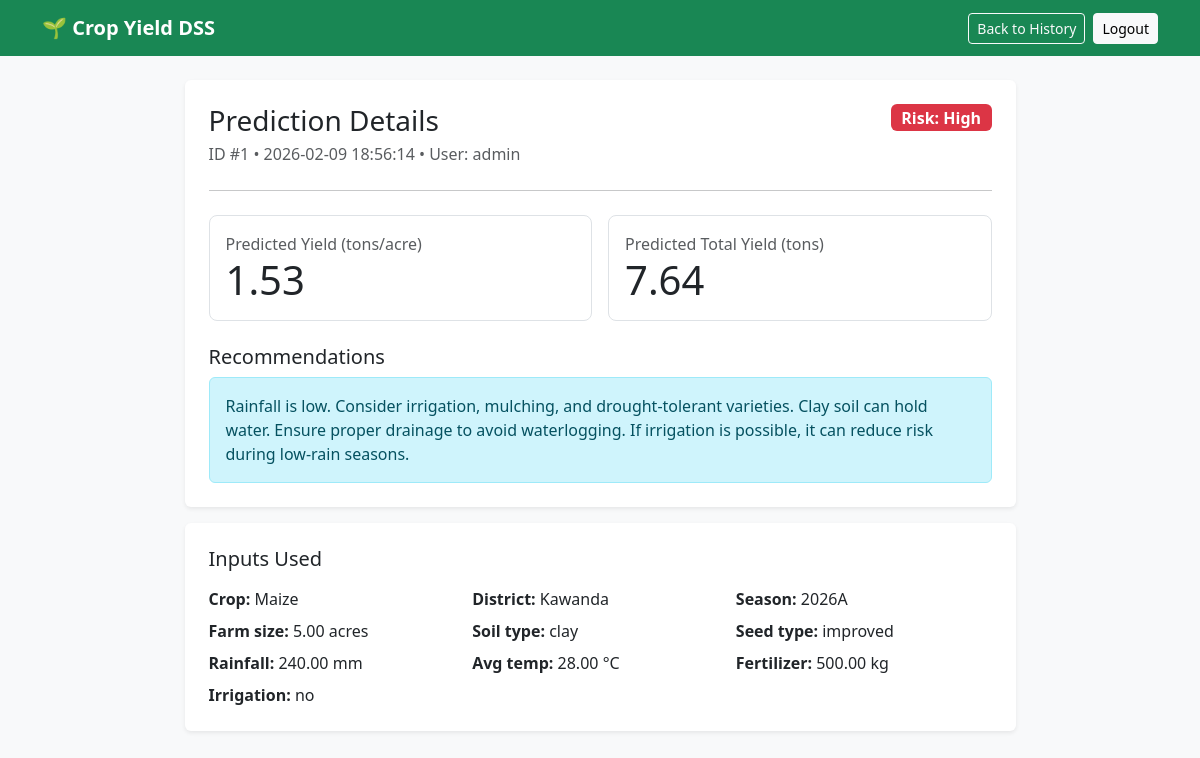
The page /view.php?id=1 (signed in) on the database its author committed.
### tables this page shows
CREATE TABLE `predictions` (
  `id` bigint(20) unsigned NOT NULL AUTO_INCREMENT,
  `user_id` int(10) unsigned DEFAULT NULL,
  `crop_type` varchar(50) NOT NULL,
  `district` varchar(80) NOT NULL,
  `season` varchar(30) NOT NULL,
  `farm_size_acres` decimal(8,2) NOT NULL,
  `soil_type` enum('sandy','clay','loam','silt','other') NOT NULL DEFAULT 'other',
  `rainfall_mm` decimal(8,2) NOT NULL,
  `avg_temp_c` decimal(5,2) NOT NULL,
  `fertilizer_kg` decimal(10,2) NOT NULL DEFAULT 0.00,
  `irrigation` enum('yes','no') NOT NULL DEFAULT 'no',
  `seed_type` enum('local','improved','hybrid','other') NOT NULL DEFAULT 'other',
  `predicted_yield_tons` decimal(10,2) NOT NULL,
  `predicted_yield_tpa` decimal(10,2) NOT NULL,
  `risk_level` enum('low','medium','high') NOT NULL DEFAULT 'medium',
  `recommendations` text DEFAULT NULL,
  `created_at` timestamp NOT NULL DEFAULT current_timestamp(),
  PRIMARY KEY (`id`),
  KEY `idx_predictions_created_at` (`created_at`),
  KEY `idx_predictions_crop` (`crop_type`),
  KEY `idx_predictions_district` (`district`),
  KEY `idx_predictions_season` (`season`),
  KEY `idx_predictions_user` (`user_id`),
  CONSTRAINT `fk_predictions_user` FOREIGN KEY (`user_id`) REFERENCES `users` (`id`) ON DELETE SET NULL ON UPDATE CASCADE
);

CREATE TABLE `users` (
  `id` int(10) unsigned NOT NULL AUTO_INCREMENT,
  `full_name` varchar(120) NOT NULL,
  `username` varchar(50) NOT NULL,
  `password_hash` varchar(255) NOT NULL,
  `role` enum('admin','user') NOT NULL DEFAULT 'user',
  `created_at` timestamp NOT NULL DEFAULT current_timestamp(),
  PRIMARY KEY (`id`),
  UNIQUE KEY `uq_users_username` (`username`)
);

### public/view.php (the view, shortened to what this page needs)
<?php
require_once __DIR__ . '/../app/config/database.php';
$isAdmin = (($_SESSION['role'] ?? '') === 'admin');
$id = isset($_GET['id']) ? (int)$_GET['id'] : 0;
$sql = "
SELECT
  p.*,
  u.username
FROM predictions p
LEFT JOIN users u ON u.id = p.user_id
WHERE p.id = :id
";
$params = [':id' => $id];
$stmt = $pdo->prepare($sql);
$stmt->execute($params);
$row = $stmt->fetch();
if (!$row) {
    http_response_code(404);
    $message = $isAdmin ? "Record not found." : "Record not found or you do not have permission.";
} else {
    $message = '';
}
function h(string $s): string { return htmlspecialchars($s, ENT_QUOTES, 'UTF-8'); }
function risk_badge(string $risk): string {
    return match ($risk) {
        'low' => 'success',
        'medium' => 'warning',
        'high' => 'danger',
        default => 'secondary',
    };
}
?>
<!doctype html>
<html lang="en">
<head>
  <link href="/assets/bootstrap/bootstrap.min.css" rel="stylesheet">
</head>
<body class="bg-light">
<nav class="navbar navbar-expand-lg navbar-dark bg-success">
  <div class="container">
    <a class="navbar-brand fw-semibold" href="/predict.php">🌱 Crop Yield DSS</a>
    <div class="ms-auto d-flex gap-2">
      <a class="btn btn-outline-light btn-sm" href="/history.php">Back to History</a>
      <a class="btn btn-light btn-sm" href="/logout.php">Logout</a>
    </div>
  </div>
</nav>
<div class="container py-4">
  <div class="row justify-content-center">
    <div class="col-lg-9">
      <?php if ($message): ?>
        <div class="alert alert-danger"><?php echo h($message); ?></div>
      <?php else: ?>
        <div class="card shadow-sm border-0 mb-3">
          <div class="card-body p-4">
            <div class="d-flex flex-wrap justify-content-between align-items-start gap-2">
              <div>
                <h3 class="mb-1">Prediction Details</h3>
                <div class="text-muted">
                  ID #<?php echo (int)$row['id']; ?> •
                  <?php echo h((string)$row['created_at']); ?>
                  <?php if ($isAdmin): ?>
                    • User: <?php echo h((string)($row['username'] ?? '—')); ?>
                  <?php endif; ?>
                </div>
              </div>
              <span class="badge bg-<?php echo risk_badge((string)$row['risk_level']); ?> fs-6">
                Risk: <?php echo h(ucfirst((string)$row['risk_level'])); ?>
              </span>
            </div>
            <hr class="my-4">
            <div class="row g-3">
              <div class="col-md-6">
                <div class="p-3 bg-white border rounded-3">
                  <div class="text-muted">Predicted Yield (tons/acre)</div>
                  <div class="display-6 mb-0"><?php echo h((string)$row['predicted_yield_tpa']); ?></div>
                </div>
              </div>
              <div class="col-md-6">
                <div class="p-3 bg-white border rounded-3">
                  <div class="text-muted">Predicted Total Yield (tons)</div>
                  <div class="display-6 mb-0"><?php echo h((string)$row['predicted_yield_tons']); ?></div>
                </div>
              </div>
            </div>
            <h5 class="mt-4">Recommendations</h5>
            <div class="alert alert-info mb-0">
              <?php echo nl2br(h((string)$row['recommendations'])); ?>
            </div>
          </div>
        </div>
        <div class="card shadow-sm border-0">
          <div class="card-body p-4">
            <h5 class="mb-3">Inputs Used</h5>
            <div class="row g-2">
              <div class="col-md-4"><strong>Crop:</strong> <?php echo h(ucfirst((string)$row['crop_type'])); ?></div>
              <div class="col-md-4"><strong>District:</strong> <?php echo h((string)$row['district']); ?></div>
              <div class="col-md-4"><strong>Season:</strong> <?php echo h((string)$row['season']); ?></div>
              <div class="col-md-4"><strong>Farm size:</strong> <?php echo h((string)$row['farm_size_acres']); ?> acres</div>
              <div class="col-md-4"><strong>Soil type:</strong> <?php echo h((string)$row['soil_type']); ?></div>
              <div class="col-md-4"><strong>Seed type:</strong> <?php echo h((string)$row['seed_type']); ?></div>
              <div class="col-md-4"><strong>Rainfall:</strong> <?php echo h((string)$row['rainfall_mm']); ?> mm</div>
              <div class="col-md-4"><strong>Avg temp:</strong> <?php echo h((string)$row['avg_temp_c']); ?> °C</div>
              <div class="col-md-4"><strong>Fertilizer:</strong> <?php echo h((string)$row['fertilizer_kg']); ?> kg</div>
              <div class="col-md-4"><strong>Irrigation:</strong> <?php echo h((string)$row['irrigation']); ?></div>
            </div>
          </div>
        </div>
      <?php endif; ?>
    </div>
  </div>
</div>
</body>
</html>

### rows shown on the page
predictions: id "1", created_at "2026-02-09 18:56:14", user.username "admin", risk_level "High", predicted_yield_tpa "1.53", predicted_yield_tons "7.64", recommendations "Rainfall is low. Consider irrigation, mulching, and drought-tolerant varieties. Clay soil can hold water. Ensure proper drainage to avoid waterlogging. If irrigation is possible, it can reduce risk during low-rain seasons.", crop_type "Maize", district "Kawanda", season "2026A", farm_size_acres "5.00", soil_type "clay", seed_type "improved", rainfall_mm "240.00", avg_temp_c "28.00", fertilizer_kg "500.00", irrigation "no"
